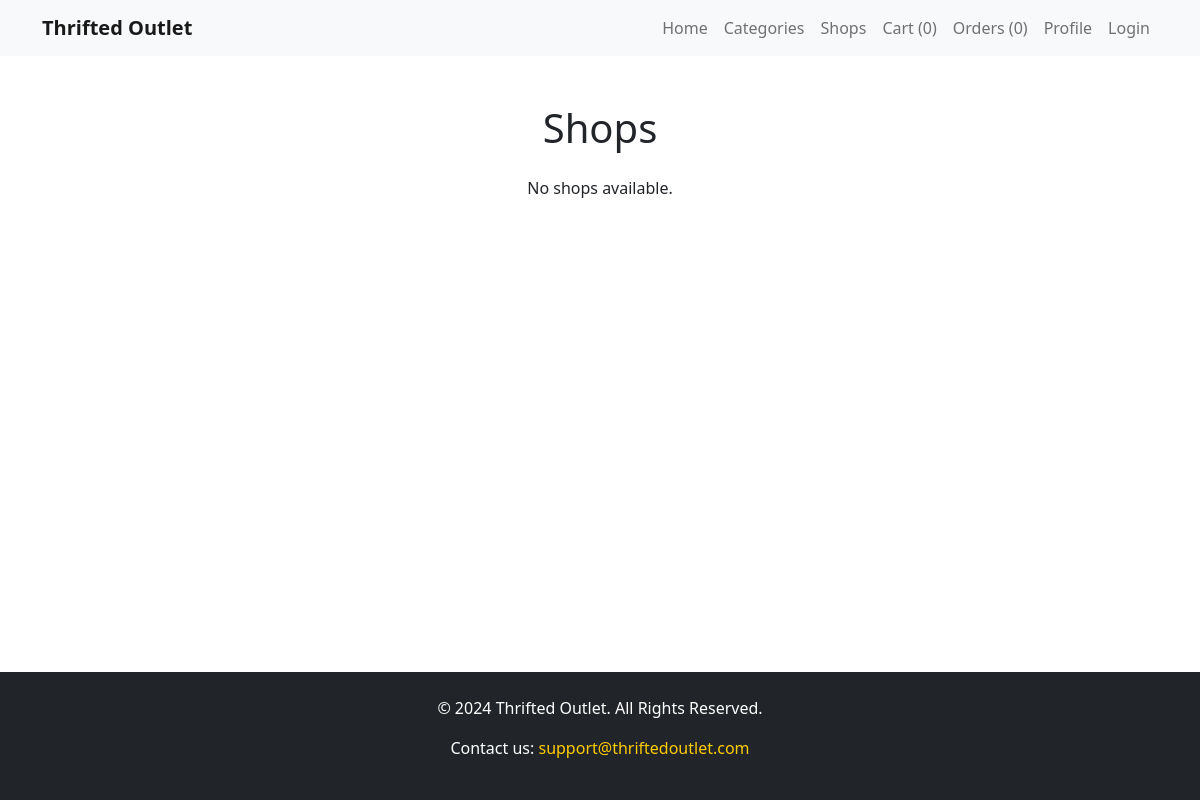
Before: /buyer/shops.php with the older database file.
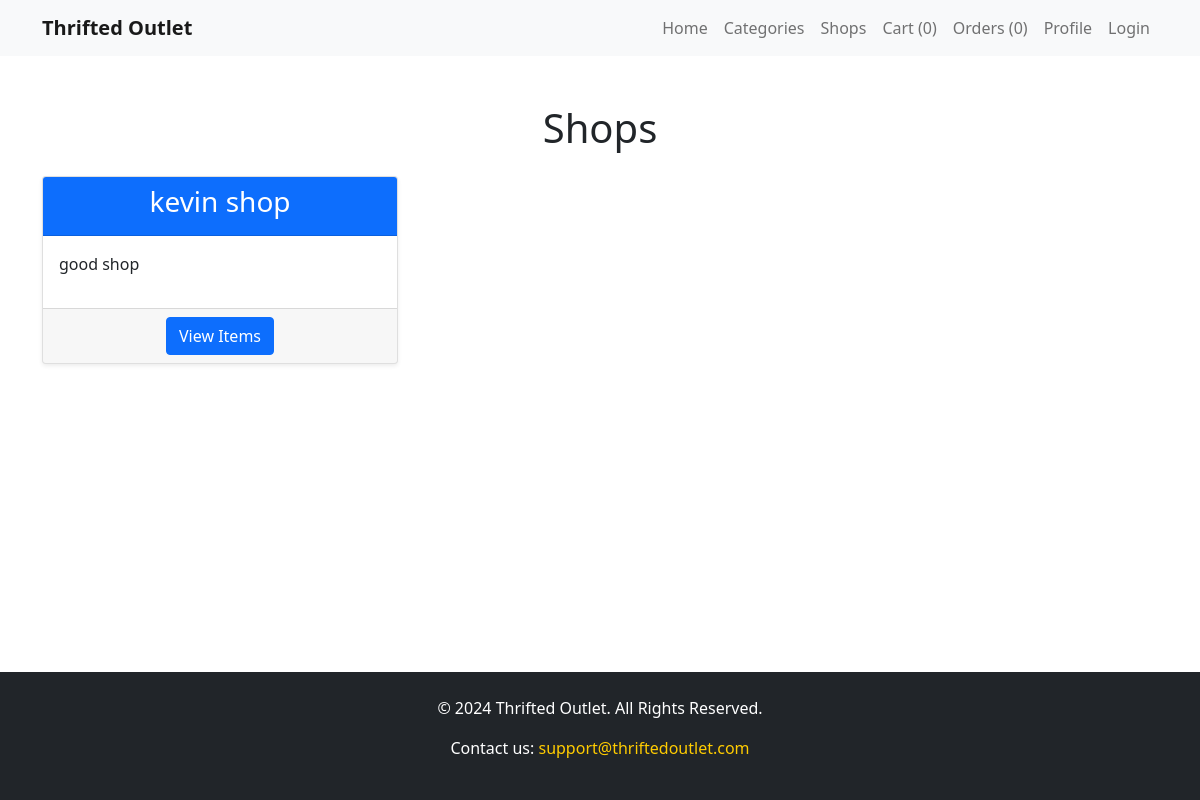
After: the same page with the newer database file.
### tables this page shows
CREATE TABLE `shops` (
  `shop_id` int(11) NOT NULL,
  `user_id` int(11) NOT NULL,
  `shop_name` varchar(100) NOT NULL,
  `shop_description` text DEFAULT NULL,
  `shop_logo` varchar(255) DEFAULT NULL,
  `created_at` timestamp NOT NULL DEFAULT current_timestamp()
);

### buyer/shops.php (the view, shortened to what this page needs)
<?php
require_once '../config/database.php';
$query_shops = "SELECT * FROM shops";
$stmt_shops = $pdo->prepare($query_shops);
$stmt_shops->execute();
$shops = $stmt_shops->fetchAll();
?>
<?php include 'components/header.php'; ?>
<section class="shops-list py-5">
    <div class="container">
        <h1 class="text-center mb-4">Shops</h1>
        <div class="row">
            <?php if (count($shops) > 0): ?>
                <?php foreach ($shops as $shop): ?>
                    <div class="col-lg-4 col-md-6 mb-4">
                        <div class="card shadow-sm h-100">
                            <div class="card-header bg-primary text-white text-center">
                                <h3 class="shop-name"><?= htmlspecialchars($shop['shop_name']) ?></h3>
                            </div>
                            <div class="card-body">
                                <p class="shop-description"><?= htmlspecialchars($shop['shop_description']) ?></p>
                            </div>
                            <div class="card-footer text-center">
                                <a href="shop_items.php?shop_id=<?= $shop['shop_id'] ?>" class="btn btn-primary">View Items</a>
                            </div>
                        </div>
                    </div>
                <?php endforeach; ?>
            <?php else: ?>
                <p class="text-center">No shops available.</p>
            <?php endif; ?>
        </div>
    </div>
</section>
<?php include 'components/footer.php'; ?>

Changed rows visible on the page:
added shops: shop_name "kevin shop", shop_description "good shop"
Other visible differences:
text no longer shown: "No shops available."
